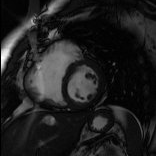
%> input picture tex/images/wav/mr.png, 156 x 156 px
$ octave show_wa_new.m   (GNU Octave 9; MATLAB toolbox functions it lacks are replaced by stand-ins)
%> lines starting %> are read from the running program, lines starting %| are printed output that depends on the picture; in (x1, y1, x2, y2) boxes, pixels count from 0 and x2, y2 are one past the last pixel; in counts of white or black regions, pixels touching at a corner belong together; the program's own positions count from 1
### tex/images/wav/setg256.m
function []=SetG256
% Set the colormap to G256
if exist('G256')~= 1
   G256 = [0:1/255:1;0:1/255:1;0:1/255:1]';
end
colormap(G256);

### tex/images/wav/show_wa_new.m
clear all
close all

%img = imread('show_wa_01.bmp','bmp');
img = imread('mr.png');
%> img is the input picture: size 156x156 uint8; min 0, max 255, mean 32.3

xx = 90;
yy = 90;

d1 = img(xx-56:xx+55,yy-56:yy+55);
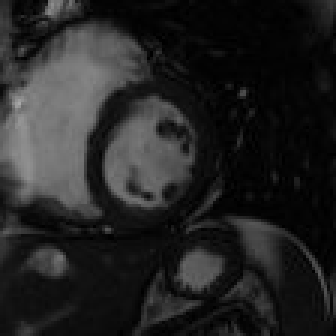
%> d1: size 112x112 uint8 (shown 3 times larger); min 0, max 168, mean 35.7
d2 = img(xx-28:xx+27,yy-28:yy+27);

img(xx-1:xx,yy-1:yy) = 255;
%> img: size 156x156 uint8; 0.02% of pixels changed, all inside (x1, y1, x2, y2) = (88, 88, 90, 90)
% [4 lines of commented-out code are left out]

figure;
imagesc(img);
setg256;
axis off;
axis image;
hold on;
line([xx-56,xx-56],[yy-56,yy+55],'LineWidth',2,'Color','blue');
line([xx-56,xx+55],[yy-56,yy-56],'LineWidth',2,'Color','blue');
line([xx+55,xx-56],[yy+55,yy+55],'LineWidth',2,'Color','blue');
line([xx+55,xx+55],[yy-56,yy+55],'LineWidth',2,'Color','blue');

line([xx-28,xx-28],[yy-28,yy+28],'LineWidth',2,'Color','red');
line([xx-28,xx+28],[yy-28,yy-28],'LineWidth',2,'Color','red');
line([xx+28,xx-28],[yy+28,yy+28],'LineWidth',2,'Color','red');
line([xx+28,xx+28],[yy-28,yy+28],'LineWidth',2,'Color','red');
[X,Y] = size(d1);
%> X = 112; Y = 112

d1 = double(d1);
%> d1: size 112x112 double
for i=1:X/2
    for j=1:Y/2
        nd1(i,j) = (d1(i*2,j*2)+d1(i*2-1,j*2)+d1(i*2,j*2-1)+d1(i*2-1,j*2-1))/4;
    end;
end;
clear d1;
d1 = nd1;

[X,Y] = size(d1);
%> X = 56; Y = 56

[ca1, ch1, cv1, cd1] = dwt2(d1, 'haar');

ca1 = ca1.*255./(max(max(abs(ca1))));
ch1 = ch1.*255./(max(max(abs(ch1))));
cv1 = cv1.*255./(max(max(abs(cv1))));
cd1 = cd1.*255./(max(max(abs(cd1))));

nimg(1:X+1, 1:Y+1) = 255;
%> nimg: size 57x57 double; every value is 255

nimg(1:X/2,1:Y/2)=abs(ca1);
nimg(1:X/2,Y/2+2:Y+1)=abs(cv1);
nimg(X/2+2:X+1,1:Y/2)=abs(ch1);
nimg(X/2+2:X+1,Y/2+2:Y+1)=abs(cd1);

figure;
imagesc(d1);
setg256;
axis off;
axis image;
hold on;
line([.75,.75],[.75,56.25],'LineWidth',3,'Color','blue');
line([.75,56.25],[.75,.75],'LineWidth',3,'Color','blue');
line([.75,56.25],[56.25,56.25],'LineWidth',3,'Color','blue');
line([56.25,56.25],[.75,56.25],'LineWidth',3,'Color','blue');
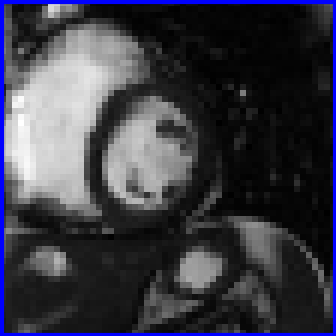
%> figure redrawn from the program's plot data; shown 6 times larger

figure;
imagesc(nimg);
setg256;
axis off;
axis image;

nimgd = nimg(1:X/2, 1:Y/2);
nimg1 = sqrt(cv1.^2 + ch1.^2);

nimgd = nimgd.*255./(max(max(nimgd)));
nimg1 = nimg1.*255./(max(max(nimg1)));

nnimg(1:X+1, 1:Y/2) = 255;

nnimg(1:X/2,1:Y/2) = nimgd;
nnimg(X/2+2:X+1, 1:Y/2) = nimg1;

figure;
imagesc(nnimg);
setg256;
axis off;
axis image;

figure;
imagesc(nnimg);
setg256;
axis off;
axis image;
hold on;

rectangle('Curvature', [1 1], 'Position', [X/4-4.5,Y/4-4.5,9,9],'EdgeColor','white','LineWidth',3);
rectangle('Curvature', [1 1], 'Position', [X/4-9,Y/4-9,18,18],'EdgeColor','white','LineWidth',3);
rectangle('Curvature', [1 1], 'Position', [X/4-14,Y/4-14,28,28],'EdgeColor','white','LineWidth',3);

rectangle('Curvature', [1 1], 'Position', [X/4-4.5,Y/2+1+Y/4-4.5,9,9],'EdgeColor','white','LineWidth',3);
rectangle('Curvature', [1 1], 'Position', [X/4-9,Y/2+1+Y/4-9,18,18],'EdgeColor','white','LineWidth',3);
rectangle('Curvature', [1 1], 'Position', [X/4-14,Y/2+1+Y/4-14,28,28],'EdgeColor','white','LineWidth',3);
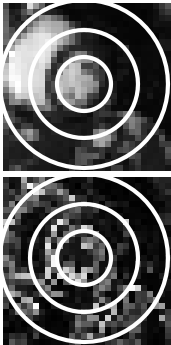
%> figure redrawn from the program's plot data; shown 6 times larger

figure(1)
set(gcf, 'Color', 'white');
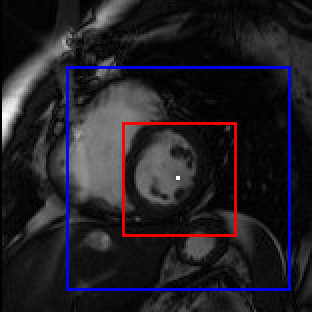
%> figure redrawn from the program's plot data; shown 2 times larger
print -dpng show_wa_11.png
figure(2)

set(gcf, 'Color', 'white');
print -dpng show_wa_12.png
figure(3)
set(gcf, 'Color', 'white');
print -dpng show_wa_13.png
figure(4)
set(gcf, 'Color', 'white');
print -dpng show_wa_14.png
figure(5)
set(gcf, 'Color', 'white');
%text(30,Y/4,'{\bf v}_D','FontAngle', 'italic','FontSize',24);
%text(30,Y/4*3,'{\bf v}_1','FontAngle', 'italic','FontSize',24);
text(30,Y/2,'{\bf v}_w^{(1)}','FontAngle', 'italic','FontSize',24);
print -dpng show_wa_15.png


[X,Y] = size(d2);

[ca1, ch1, cv1, cd1] = dwt2(d2, 'haar');

ca1 = ca1.*255./(max(max(abs(ca1))));
ch1 = ch1.*255./(max(max(abs(ch1))));
cv1 = cv1.*255./(max(max(abs(cv1))));
cd1 = cd1.*255./(max(max(abs(cd1))));

nimg(1:X+1, 1:Y+1) = 255;

nimg(1:X/2,1:Y/2)=abs(ca1);
nimg(1:X/2,Y/2+2:Y+1)=abs(cv1);
nimg(X/2+2:X+1,1:Y/2)=abs(ch1);
nimg(X/2+2:X+1,Y/2+2:Y+1)=abs(cd1);

figure;
imagesc(d2);
setg256;
axis off;
axis image;
hold on;
line([.75,.75],[.75,56.25],'LineWidth',3,'Color','red');
line([.75,56.25],[.75,.75],'LineWidth',3,'Color','red');
line([.75,56.25],[56.25,56.25],'LineWidth',3,'Color','red');
line([56.25,56.25],[.75,56.25],'LineWidth',3,'Color','red');

figure;
imagesc(nimg);
setg256;
axis off;
axis image;

nimgd = nimg(1:X/2, 1:Y/2);
nimg1 = sqrt(cv1.^2 + ch1.^2);
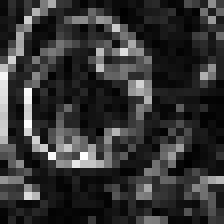
%> nimg1: size 28x28 double (shown 8 times larger); min 0, max 264.4, mean 54.3; drawn with min black and max white

nimgd = nimgd.*255./(max(max(nimgd)));
nimg1 = nimg1.*255./(max(max(nimg1)));

nnimg(1:X+1, 1:Y/2) = 255;

nnimg(1:X/2,1:Y/2) = nimgd;
nnimg(X/2+2:X+1, 1:Y/2) = nimg1;

figure;
imagesc(nnimg);
setg256;
axis off;
axis image;

figure;
imagesc(nnimg);
setg256;
axis off;
axis image;
hold on;

rectangle('Curvature', [1 1], 'Position', [X/4-4.5,Y/4-4.5,9,9],'EdgeColor','white','LineWidth',3);
rectangle('Curvature', [1 1], 'Position', [X/4-9,Y/4-9,18,18],'EdgeColor','white','LineWidth',3);
rectangle('Curvature', [1 1], 'Position', [X/4-14,Y/4-14,28,28],'EdgeColor','white','LineWidth',3);

rectangle('Curvature', [1 1], 'Position', [X/4-4.5,Y/2+1+Y/4-4.5,9,9],'EdgeColor','white','LineWidth',3);
rectangle('Curvature', [1 1], 'Position', [X/4-9,Y/2+1+Y/4-9,18,18],'EdgeColor','white','LineWidth',3);
rectangle('Curvature', [1 1], 'Position', [X/4-14,Y/2+1+Y/4-14,28,28],'EdgeColor','white','LineWidth',3);
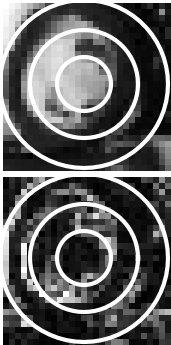
%> figure redrawn from the program's plot data; shown 6 times larger

figure(6)
set(gcf, 'Color', 'white');
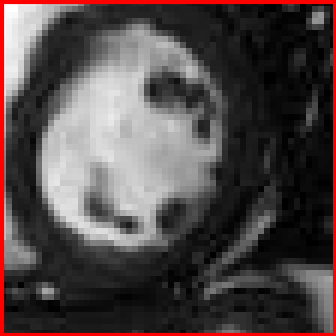
%> figure redrawn from the program's plot data; shown 6 times larger
print -dpng show_wa_16.png
figure(7)
set(gcf, 'Color', 'white');
print -dpng show_wa_17.png
figure(8)
set(gcf, 'Color', 'white');
print -dpng show_wa_18.png
figure(9)
set(gcf, 'Color', 'white');
%text(30,Y/4,'{\bf v}_D','FontAngle', 'italic','FontSize',24);
%text(30,Y/4*3,'{\bf v}_1','FontAngle', 'italic','FontSize',24);
text(30,Y/2,'{\bf v}_w^{(0)}','FontAngle', 'italic','FontSize',24);
print  -dpng show_wa_19.png

$ run again, with tex/images/wav/show_wa_01.bmp saved as tex/images/wav/mr.png
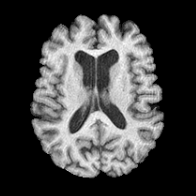
%> input picture tex/images/wav/show_wa_01.bmp, 196 x 196 px
%> img is the input picture: size 196x196 uint8; min 0, max 255, mean 68
%> img: size 196x196 uint8; 0.01% of pixels changed, all inside (x1, y1, x2, y2) = (88, 88, 90, 90)
%> `rectangle('Curvature', [1 1], 'Position', [X/4-14,Y/2+1+Y/4-14,28,28],..`:
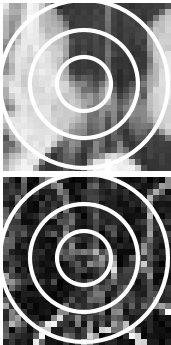
%> figure redrawn from the program's plot data; shown 6 times larger
%> `set(gcf, 'Color', 'white');`:
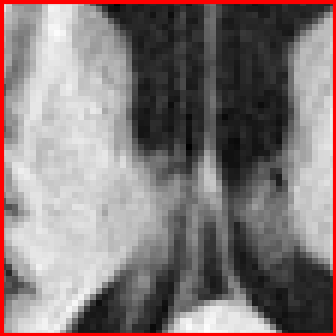
%> figure redrawn from the program's plot data; shown 6 times larger

$ run again, with tex/images/wav/show_wa_12.png copied over tex/images/wav/mr.png
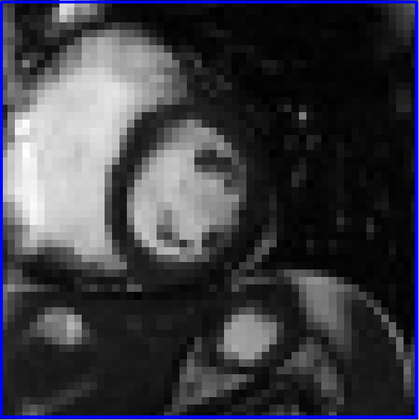
%> input picture tex/images/wav/show_wa_12.png, 419 x 420 px, shrunk from 733 x 734 before the run
%> img is the input picture: size 420x419x3 uint8; mean R, G, B 60.1, 60.1, 67.5
%> img: size 420x419x3 uint8; under 0.01% of pixels changed, all inside (x1, y1, x2, y2) = (88, 88, 90, 90)
%> `rectangle('Curvature', [1 1], 'Position', [X/4-14,Y/2+1+Y/4-14,28,28],..`:
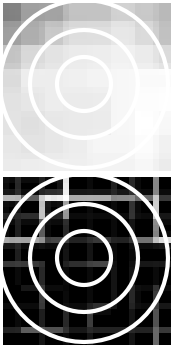
%> figure redrawn from the program's plot data; shown 6 times larger
%> `set(gcf, 'Color', 'white');`:
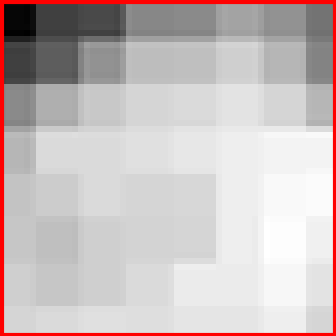
%> figure redrawn from the program's plot data; shown 6 times larger
